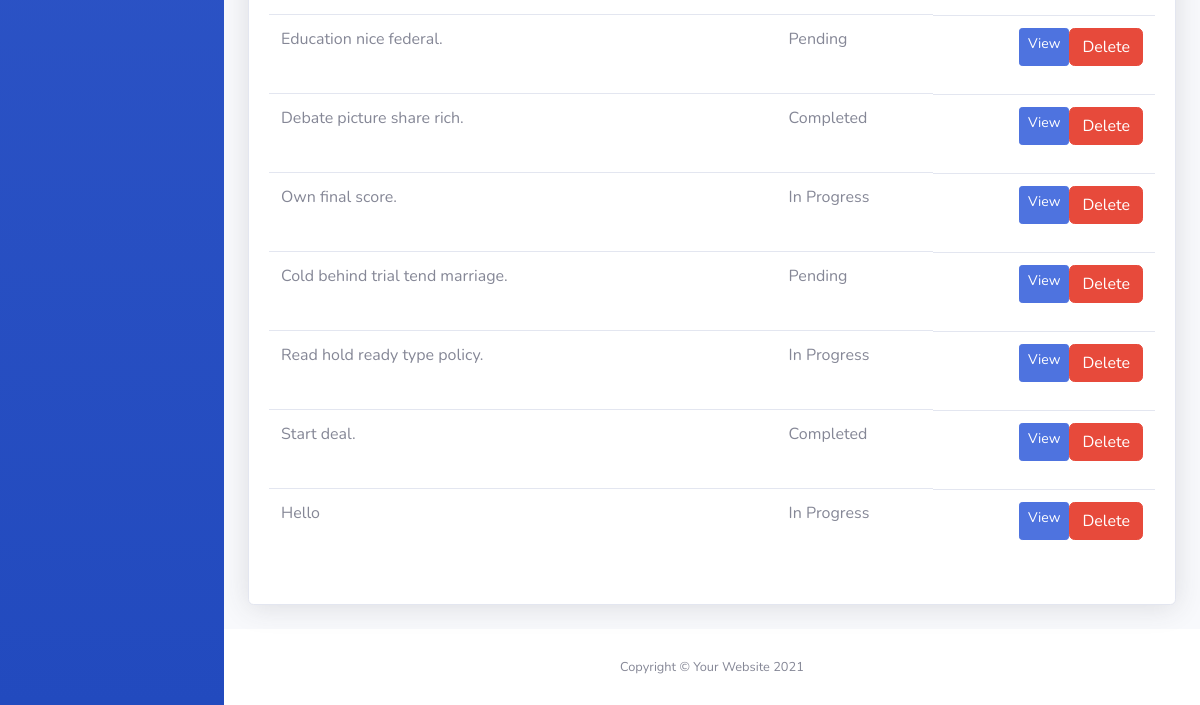
The page /subtasks/ (lower part) on the database as committed earlier.
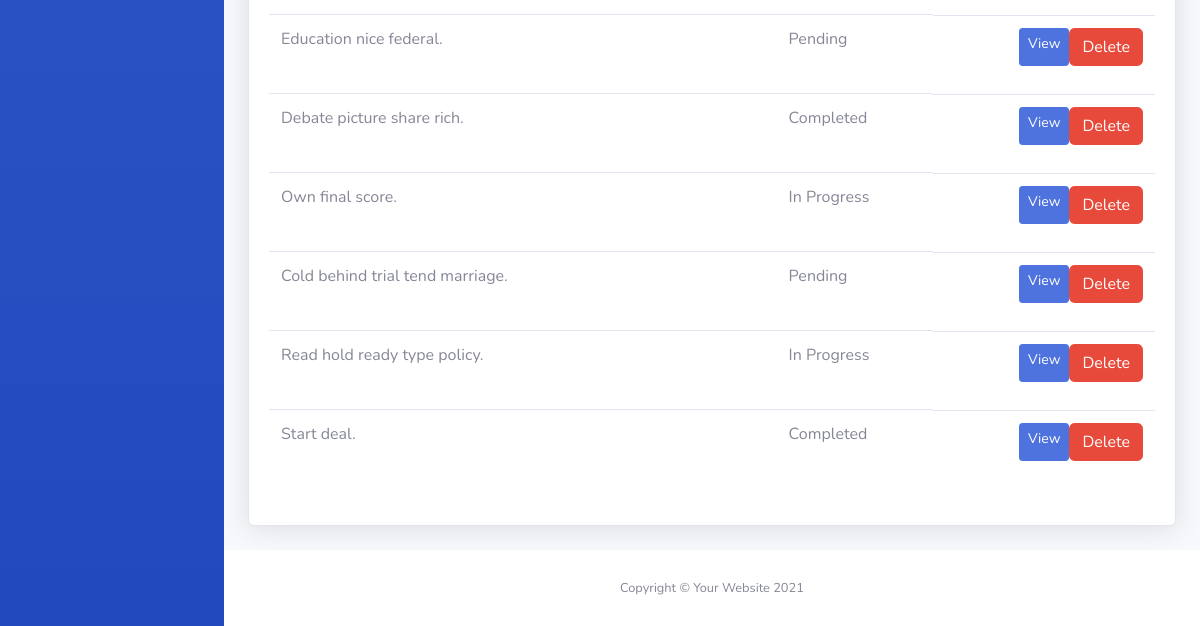
The same page on the database as committed later.
### tasks/models.py (models this page shows, shortened)
class BaseModel(models.Model):
    created_at = models.DateTimeField(auto_now_add=True)
    updated_at = models.DateTimeField(auto_now=True)
    class Meta:
        abstract = True

class SubTask(BaseModel):
    STATUS_CHOICES = [
        ("Pending", "Pending"),
        ("In Progress", "In Progress"),
        ("Completed", "Completed"),
    ]
    parent_task = models.ForeignKey(Task, on_delete=models.CASCADE)
    title = models.CharField(max_length=200)
    status = models.CharField(
        max_length=50,
        choices=STATUS_CHOICES,
        default="Pending"
    )

### tasks/views.py (the view)
# urls.py: path('subtasks/', SubTaskListView.as_view(), name='subtask-list'),
class SubTaskListView(ListView):
    model = SubTask
    template_name = 'subtasks_list.html'
    context_object_name = 'subtasks'

### templates/subtasks_list.html (shortened to what this page needs)
{% load static %}
<!DOCTYPE html>
<html lang="en">
<head>
    <link href="{% static 'vendor/fontawesome-free/css/all.min.css' %}" rel="stylesheet" type="text/css">
    <link href="{% static 'css/sb-admin-2.min.css' %}" rel="stylesheet">
</head>
<body id="page-top">
    <div id="wrapper">
        <ul class="navbar-nav bg-gradient-primary sidebar sidebar-dark accordion" id="accordionSidebar">
        </ul>
        <div id="content-wrapper" class="d-flex flex-column">
            <div id="content">
                <div class="container-fluid">
                    <div class="card shadow mb-4">
                        <div class="card-body">
                            <div class="table-responsive">
                                <table class="table " id="dataTable" width="100%" cellspacing="0">
                                    <tbody>
                                        {% for object in object_list %}
                                        <tr>
                                            <td>{{ object.title }}</td>
                                            <td>{{ object.status }}</td>
                                            <td class="d-flex justify-content-end mb-3"><a href="/subtasks/{{ object.pk }}" class="btn btn-primary btn-sm">View</a>
                                                <a href="/subtasks/{{ object.pk }}/delete" class="btn btn-danger"><span class="text">Delete</span></a></td>
                                        {% endfor %}
                                    </tbody>
                                </table>
                            </div>
                        </div>
</div>
            </div>
            <footer class="sticky-footer bg-white">
                <div class="container my-auto">
                    <div class="copyright text-center my-auto">
                        <span>Copyright &copy; Your Website 2021</span>
                    </div>
                </div>
            </footer>
        </div>
    </div>
</body>
</html>

Rows that differ between the two databases and show on the page:
removed SubTask: title "Hello", status "In Progress"
